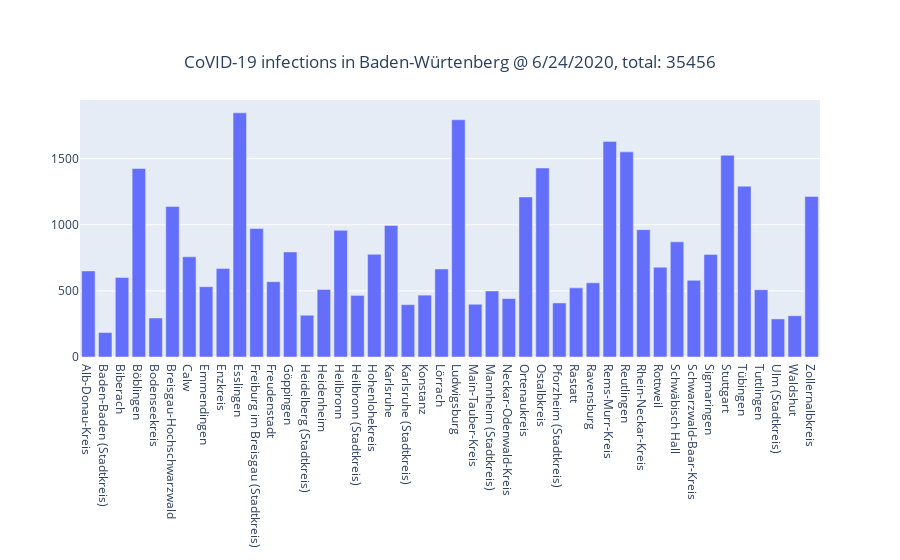

Write notebook code for a chart like this one.
### Code cell
# Plotly
fig = go.Figure(data=go.Bar(x=list(infections_data.index), y=infections_data.values))
fig.update_layout(    title={
        'text': f'CoVID-19 infections in Baden-Würtenberg @ {bw_infections.columns[0]}, total: {infections_total}',
        'y':0.9,
        'x':0.5,
        'xanchor': 'center',
        'yanchor': 'top'})
fig.show()

### Figure 1 — Plotly figure (JSON) as saved in the notebook; plotly's stock layout.template omitted (floating-point values rounded to 4 significant figures)
{"data": [{"type": "bar", "x": ["Alb-Donau-Kreis", "Baden-Baden (Stadtkreis)", "Biberach", "Böblingen", "Bodenseekreis", "Breisgau-Hochschwarzwald", "Calw", "Emmendingen", "Enzkreis", "Esslingen", "Freiburg im Breisgau (Stadtkreis)", "Freudenstadt", "Göppingen", "Heidelberg (Stadtkreis)", "Heidenheim", "Heilbronn", "Heilbronn (Stadtkreis)", "Hohenlohekreis", "Karlsruhe", "Karlsruhe (Stadtkreis)", "Konstanz", "Lörrach", "Ludwigsburg", "Main-Tauber-Kreis", "Mannheim (Stadtkreis)", "Neckar-Odenwald-Kreis", "Ortenaukreis", "Ostalbkreis", "Pforzheim (Stadtkreis)", "Rastatt", "Ravensburg", "Rems-Murr-Kreis", "Reutlingen", "Rhein-Neckar-Kreis", "Rottweil", "Schwäbisch Hall", "Schwarzwald-Baar-Kreis", "Sigmaringen", "Stuttgart", "Tübingen", "Tuttlingen", "Ulm (Stadtkreis)", "Waldshut", "Zollernalbkreis"], "y": [651, 185, 601, 1426, 295, 1139, 758, 532, 669, 1847, 972, 570, 795, 316, 511, 958, 466, 777, 995, 396, 468, 666, 1795, 399, 500, 442, 1211, 1430, 409, 523, 561, 1631, 1552, 963, 679, 871, 580, 776, 1526, 1292, 509, 288, 312, 1214]}], "layout": {"autosize": true, "title": {"text": "CoVID-19 infections in Baden-Würtenberg @ 6/24/2020, total: 35456", "x": 0.5, "xanchor": "center", "y": 0.9, "yanchor": "top"}, "xaxis": {"autorange": true, "range": [-0.5, 43.5], "type": "category"}, "yaxis": {"autorange": true, "range": [0, 1944.0], "type": "linear"}}}
